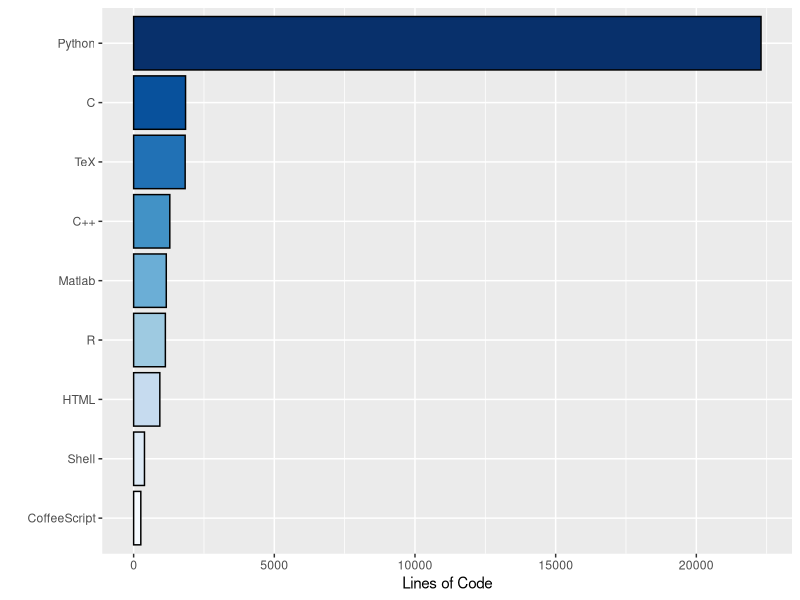

Source code (R):
library(ggplot2)

langs = read.csv("langs.csv")

langs$bytes <- langs$bytes/80
langs <- transform(langs, lang = reorder(lang, bytes))
langs <- subset(langs, langs$bytes > 100)


g <- ggplot(langs, aes(x=lang, y=bytes, fill=lang)) +
    geom_bar(colour="black", stat="identity") +
    guides(fill=F) +
    labs(x="", y="Lines of Code") +
    scale_fill_brewer() +
    coord_flip()


print(g)